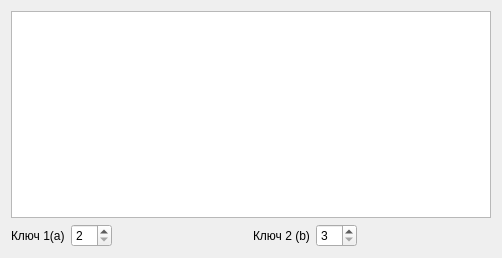
<?xml version="1.0" encoding="UTF-8"?>
<ui version="4.0">
 <class>CaesarAfCipher</class>
 <widget class="QWidget" name="CaesarAfCipher">
  <property name="geometry">
   <rect>
    <x>0</x>
    <y>0</y>
    <width>502</width>
    <height>258</height>
   </rect>
  </property>
  <property name="windowTitle">
   <string>Form</string>
  </property>
  <layout class="QVBoxLayout" name="verticalLayout_2">
   <item>
    <layout class="QVBoxLayout" name="verticalLayout">
     <item>
      <widget class="QTextEdit" name="textEdit"/>
     </item>
     <item>
      <layout class="QHBoxLayout" name="horizontalLayout">
       <item>
        <widget class="QLabel" name="label">
         <property name="text">
          <string>Ключ 1(a)</string>
         </property>
        </widget>
       </item>
       <item>
        <widget class="QSpinBox" name="firstKeyspinBox">
         <property name="minimum">
          <number>2</number>
         </property>
        </widget>
       </item>
       <item>
        <spacer name="horizontalSpacer_2">
         <property name="orientation">
          <enum>Qt::Horizontal</enum>
         </property>
         <property name="sizeHint" stdset="0">
          <size>
           <width>40</width>
           <height>20</height>
          </size>
         </property>
        </spacer>
       </item>
       <item>
        <widget class="QLabel" name="label_2">
         <property name="text">
          <string>Ключ 2 (b)</string>
         </property>
        </widget>
       </item>
       <item>
        <widget class="QSpinBox" name="secondKeyspinBox">
         <property name="minimum">
          <number>3</number>
         </property>
        </widget>
       </item>
       <item>
        <spacer name="horizontalSpacer">
         <property name="orientation">
          <enum>Qt::Horizontal</enum>
         </property>
         <property name="sizeHint" stdset="0">
          <size>
           <width>40</width>
           <height>20</height>
          </size>
         </property>
        </spacer>
       </item>
      </layout>
     </item>
    </layout>
   </item>
  </layout>
 </widget>
 <resources/>
 <connections/>
</ui>
